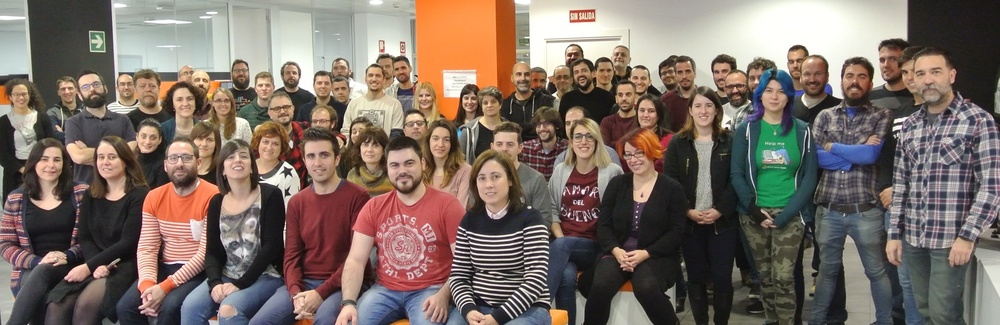
#> input picture suspects.jpg, 1000 x 325 px, shrunk from 3176 x 1033 before the run
$ python faces.py
#> lines starting #> are read from the running program, lines starting #| are printed output that depends on the picture; after the words box and inside, x2 and y2 are one past the last pixel; in counts of white or black regions, pixels touching at a corner belong together
""" Modulo para deteccion y exportacion de caras """

import cv2

# Config OPENCV
HAARCASCADE = 'haarcascade_frontalface_default.xml'
SCALE_FACTOR = 1.3
MIN_NEIGHBORS = 3
MIN_SIZE = (30, 30)

# Paths foto

OUTPUT_FOLDER = '/Users/f.brevers.gomez/Documents/col-o-mbo/output/'


def detect_export_faces(image):

#> called with image = 'suspects.jpg'
    image = cv2.imread(image)
#> image is the input picture: shape (325, 1000, 3); mean B, G, R 101.1, 109.8, 124.6
    gray = cv2.cvtColor(image, cv2.COLOR_BGR2GRAY)
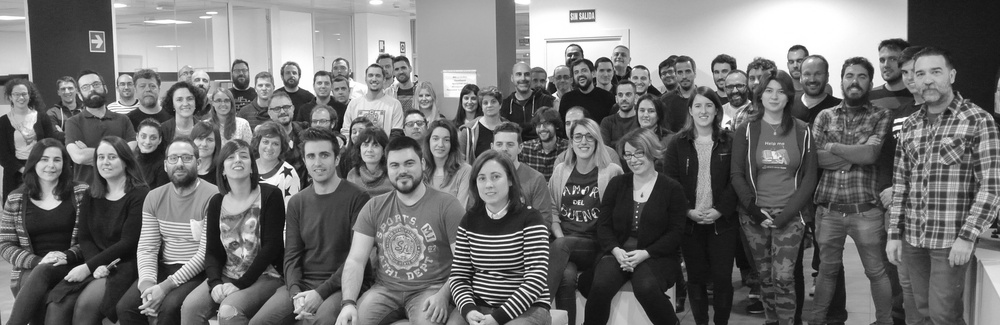
#> gray: shape (325, 1000); min 5, max 255, mean 113.2

    face_cascade = cv2.CascadeClassifier(cv2.data.haarcascades + HAARCASCADE)
    faces = face_cascade.detectMultiScale(
            gray,
            scaleFactor=SCALE_FACTOR,
            minNeighbors=MIN_NEIGHBORS,
            minSize=MIN_SIZE
    )
#> faces = 14 rows, first 6: [758, 80, 31, 31], [170, 87, 31, 31], [688, 94, 31, 31], [425, 126, 31, 31], [90, 144, 34, 34], [297, 139, 42, 42]

    for (x, y, w, h) in faces:
        cv2.rectangle(image, (x, y), (x+w, y+h), (0, 255, 0), 2)
        roi_color = image[y:y + h, x:x + w]
        cv2.imwrite(OUTPUT_FOLDER + 'sospechoso_' + str(w) + str(h) + '.jpg', roi_color)
        print('[Analisis] Posible sospechoso: sospechoso_' + str(w) + str(h) + '.jpg')
#> this loop made 14 passes
#> (x, y, w, h) on passes 1 to 12: (758, 80, 31, 31), (170, 87, 31, 31), (688, 94, 31, 31), (425, 126, 31, 31), (90, 144, 34, 34), (297, 139, 42, 42), (32, 146, 35, 35), (163, 144, 36, 36), (382, 148, 42, 42), (469, 160, 43, 43), (904, 53, 50, 50), (741, 148, 66, 66)
#| [Analisis] Posible sospechoso: sospechoso_3131.jpg
#| [Analisis] Posible sospechoso: sospechoso_3131.jpg
#| [Analisis] Posible sospechoso: sospechoso_3131.jpg
#| [Analisis] Posible sospechoso: sospechoso_3131.jpg
#| [Analisis] Posible sospechoso: sospechoso_3434.jpg
#| [Analisis] Posible sospechoso: sospechoso_4242.jpg
#| [Analisis] Posible sospechoso: sospechoso_3535.jpg
#| [Analisis] Posible sospechoso: sospechoso_3636.jpg
#> (further printed lines are left out)
#> pass 1, in detect_export_faces, `roi_color = image[y:y + h, x:x + w]`:
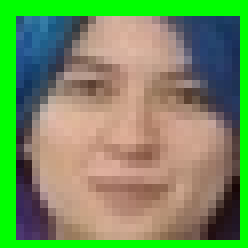
#> roi_color: shape (31, 31, 3) (shown 8 times larger); mean B, G, R 93.7, 145.2, 116.6
#> pass 2, in detect_export_faces, `roi_color = image[y:y + h, x:x + w]`:
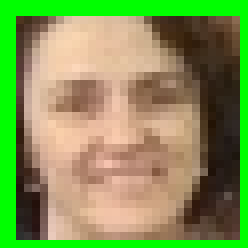
#> roi_color: shape (31, 31, 3) (shown 8 times larger); mean B, G, R 84.2, 150.2, 129.1
#> pass 3, in detect_export_faces, `roi_color = image[y:y + h, x:x + w]`:
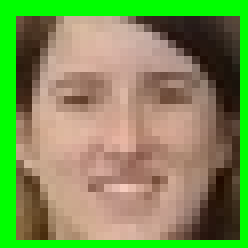
#> roi_color: shape (31, 31, 3) (shown 8 times larger); mean B, G, R 84.9, 145.9, 124.7
#> after the loop:
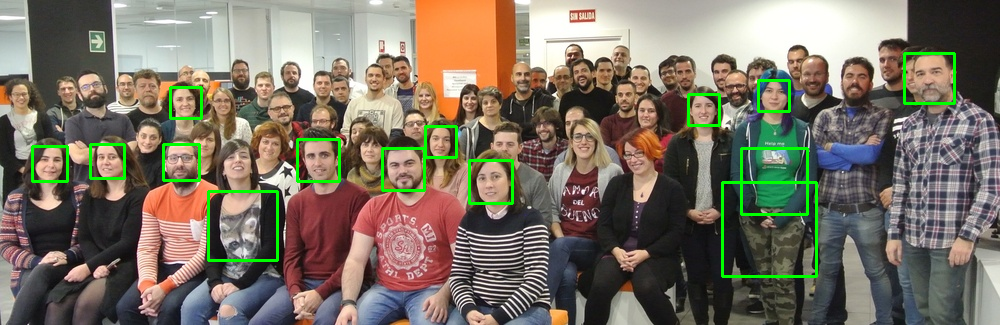
#> image: shape (325, 1000, 3); 2.32% of pixels changed, all inside (x1, y1, x2, y2) = (31, 52, 956, 278)

    cv2.imwrite('faces_detected.jpg', image)


if __name__ == "__main__":
    detect_export_faces('suspects.jpg')
